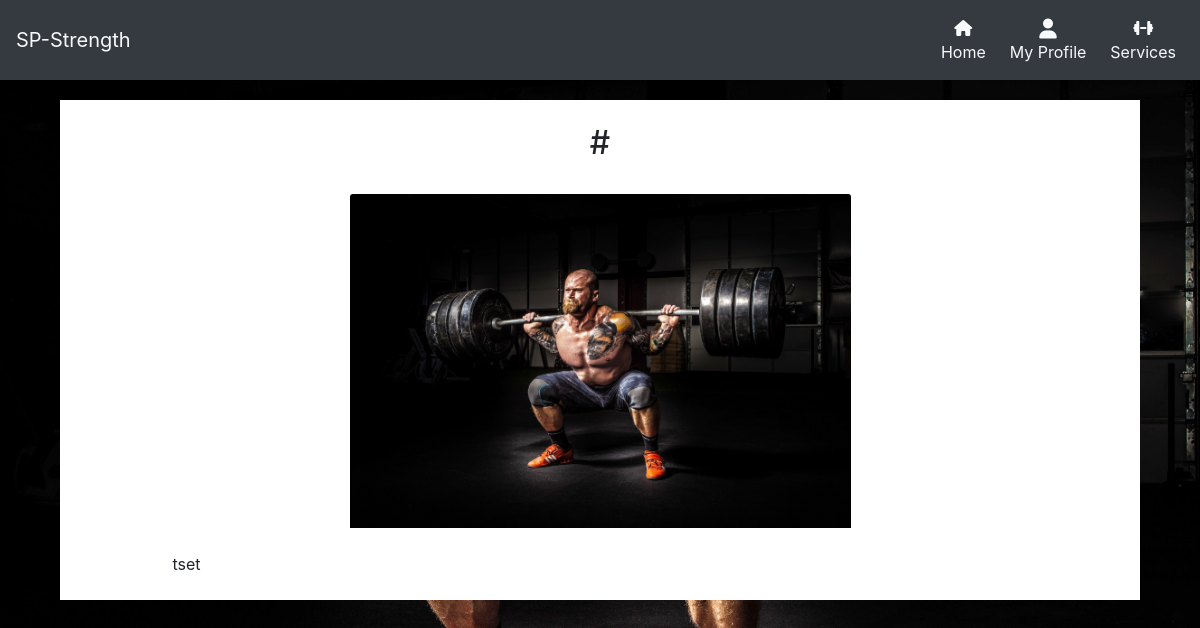
/services/view/#/ (signed in), run on the app's committed database.
### services/models.py (models this page shows, shortened)
class Training_Type(models.Model):
    name = models.CharField(max_length=64)
    description = models.TextField()
    article = models.TextField(null=True, blank=True)
    image = models.ImageField()
    price = models.DecimalField(decimal_places=2, max_digits=5, null=False, blank=False, default=9.99)

### services/views.py (the view, shortened to what this page needs)
# urls.py: path('view/<str:article_name>/', views.article, name='article'),
def article(request, article_name):
    article_name = get_object_or_404(Training_Type, name=article_name)
    context = {
                'article': article_name
            }
    if request.user.is_superuser:
        return render(request, 'services/article.html', context)

### services/templates/services/article.html
<!DOCTYPE html>
{% extends 'base.html' %}
{% load static %}
{% block content %}
    <div class="container-fluid top-margin services-container p-4">
        <div class="row">
            <div class="col-12">
                <h2 class="header-font text-center">{{ article.name }}</h2>
            </div>
            <div class="col-6 offset-3 mt-4">
                <img class="card-img-top" src="{{ article.image.url }}" alt="Card image cap">
            </div>
            <div class="col-10 offset-1 mt-4">
                {{ article.article }}
            </div>
        </div>
    </div>
{% endblock %}

### static/css/style.css (style rules this page uses)
body { background: url('/media/back-squat-min.jpg') no-repeat center center fixed; background-size: cover; height: 100vh; z-index: -1000; }
.top-margin { margin-top: 66px; }
.services-container { margin-left: 5%; margin-right: 5%; width: 90%; background-color: white; margin-top: 100px; }

### data on the page
Training_Type: name "#", image (picture), article "tset"
